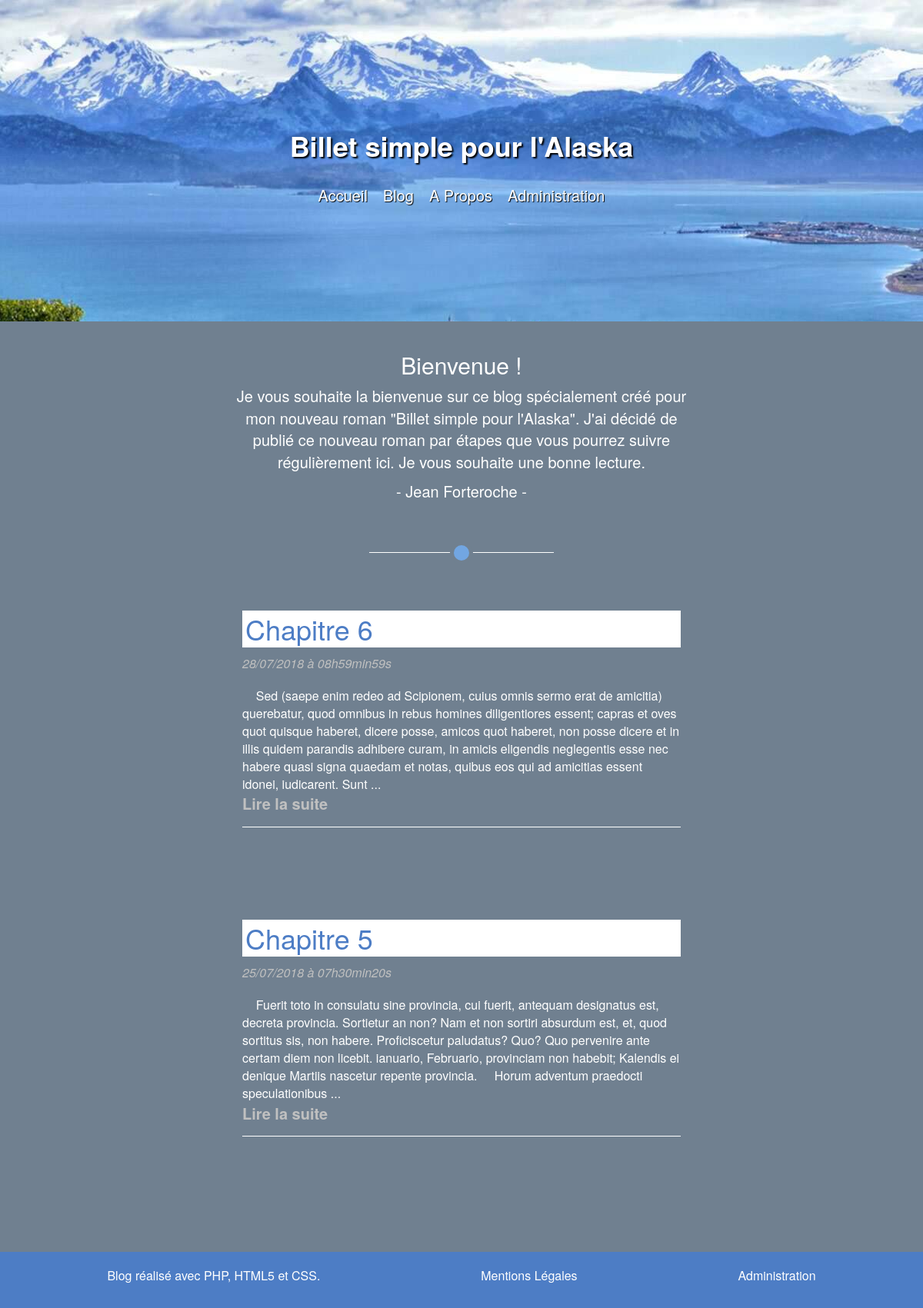
The page / (signed in) on the database its author committed.
### tables this page shows
CREATE TABLE IF NOT EXISTS `posts` (
  `id` int(11) NOT NULL,
  `title` varchar(255) NOT NULL,
  `content` text NOT NULL,
  `author` varchar(255) NOT NULL,
  `publication_date` datetime NOT NULL
);

### Controller/ControllerHome.php (called while the page is built, shortened)
<?php
class ControllerHome {
  private $post;
  public function __construct() {
    $this->post = new Post();
  }
  public function home(){
    $posts = $this->post->getLastPosts();
    $view = new View("Home");
    $view->generate(array('posts' => $posts));
  }
}

### index.php (called while the page is built, shortened)
<?php
$router = new Router();
$router->routerQuery();

### Engine/Autoloader.php (called while the page is built, shortened)
<?php
class Autoloader {
    public static function autoload($class){
        $directory = array('Model/', 'Controller/', 'View/');
        $class = str_replace('AdelineD\OC\P8\Controller\\', '', $class);
        $class = str_replace('AdelineD\OC\P8\Model\\', '', $class);
        $class = str_replace('AdelineD\OC\P8\View\\', '', $class);
        $class = str_replace('\\', '/', $class);
        foreach ($directory as $current_dir){
            $file = $current_dir . $class . '.php';
            if(file_exists($file)){
                return;
            }
        }
    }
}

### Model/Post.php (called while the page is built, shortened)
<?php
class Post extends Model {
    public function getLastPosts(){
        $sql = 'SELECT id, title, content, author, DATE_FORMAT(publication_date, \'%d/%m/%Y à %Hh%imin%ss\')'
                . ' AS publication_date_fr FROM posts ORDER BY publication_date DESC LIMIT 0,2';
        $posts = $this->executeQuery($sql);
        return $posts;
    }
}

### Model/Model.php (called while the page is built, shortened)
<?php
abstract class Model {
    private $bdd;
    protected function executeQuery($sql, $params = null) {
        if ($params == null) {
            $result = $this->getBdd()->query($sql);
        }
        else {
            $result = $this->getBdd()->prepare($sql);
            $result->execute($params);
        }
        return $result;
    }
    private function getBdd(){
        if($this->bdd == null){
            $this->bdd = new \PDO('mysql:host=ftp.adeline-decarpentries.fr;dbname=adelined_p8;charset=utf8', 'adelined_p8', '****', array(\PDO::ATTR_ERRMODE => \PDO::ERRMODE_EXCEPTION));
        }
        return $this->bdd;
    }
}

### View/viewHome.php (the view, shortened to what this page needs)
<section class="col-lg-offset-3 col-lg-6 col-xs-offset-1 col-xs-10 presentation">
    <h2>Bienvenue !</h2>
    <p>Je vous souhaite la bienvenue sur ce blog spécialement créé pour mon nouveau roman "Billet simple pour l'Alaska".
    J'ai décidé de publié ce nouveau roman par étapes que vous pourrez suivre régulièrement ici. Je vous souhaite une bonne lecture.
    </p>
    <p>- Jean Forteroche -</p>
</section>
<div class="col-xs-12 separation">
    <div class="circle"></div>
</div>
<?php
foreach ($posts as $post): ?>
    <article class="col-lg-offset-3 col-lg-6 col-xs-offset-1 col-xs-10 post">
        <div>
            <a href="<?="index.php?action=post&AMP;id=" . $post['id'] . "&AMP;page=1" ?>">
                <h1 class="titlePost"><?= $post['title'] ?></h1>
            </a>
            <time class="datePost"><?= $post['publication_date_fr'] ?></time>
        </div>
        <div class="textPost">
            <?php if(strlen($post['content']) > 500)
            {
                $space = strpos($post['content'], ' ', 500);
                $post['content'] = substr($post['content'], 0, $space);
                echo strip_tags($post['content']) . ' ...';?>
                <a href="<?="index.php?action=post&AMP;id=" . $post['id'] . "&page=1" ?>">
                    <p class="linkPost">Lire la suite</p>
                </a>
            <?php } else {
                echo strip_tags($post['content']);
            } ?>
        </div>
    </article>
<?php endforeach;?>

### public/style.css (style rules this page uses)
body { margin: 0; padding: 0; font-size: 16px; background: slategrey; color: white; }
.presentation { text-align: center; font-size: 2rem; padding: 20px 0 40px 0; }
.separation { display: -webkit-box; display: -ms-flexbox; display: flex; -webkit-box-pack: center; -ms-flex-pack: center; justify-content: center; position: relative; margin-bottom: 40px; }
.separation:before { content: ""; height: 1px; background: white; position: absolute; top: calc(50% - 1px); width: 240px; left: calc(50% - 120px); }
.circle { background: #72a6e2; width: 30px; height: 30px; border-radius: 50%; border: solid #708090 5px; position: relative; }
.titlePost { color: #4d7dc5; background: white; padding: 4px; }
.datePost { font-style: italic; color: silver; }
.textPost { border-bottom: solid 1px; padding: 20px 0 5px 0; }
.post { margin-bottom: 10rem; }
.linkPost { color: silver; font-size: 2rem; font-weight: bold; }

### rows shown on the page
posts: title "Chapitre 6", publication_date_fr "28/07/2018 à 08h59min59s", content "Sed (saepe enim redeo ad Scipionem, cuius omnis sermo erat de amicitia) querebatur, quod omnibus in rebus homines diligentiores essent; capras et oves quot quisque haberet, dicere posse, amicos quot haberet, non posse dicere et in illis quidem parandis adhibere curam, in amicis eligendis neglegentis esse nec habere quasi signa quaedam et notas, quibus eos qui ad amicitias essent idonei, iudicarent. Sunt"
posts: title "Chapitre 5", publication_date_fr "25/07/2018 à 07h30min20s", content "Fuerit toto in consulatu sine provincia, cui fuerit, antequam designatus est, decreta provincia. Sortietur an non? Nam et non sortiri absurdum est, et, quod sortitus sis, non habere. Proficiscetur paludatus? Quo? Quo pervenire ante certam diem non licebit. ianuario, Februario, provinciam non habebit; Kalendis ei denique Martiis nascetur repente provincia. Horum adventum praedocti speculationibus"
